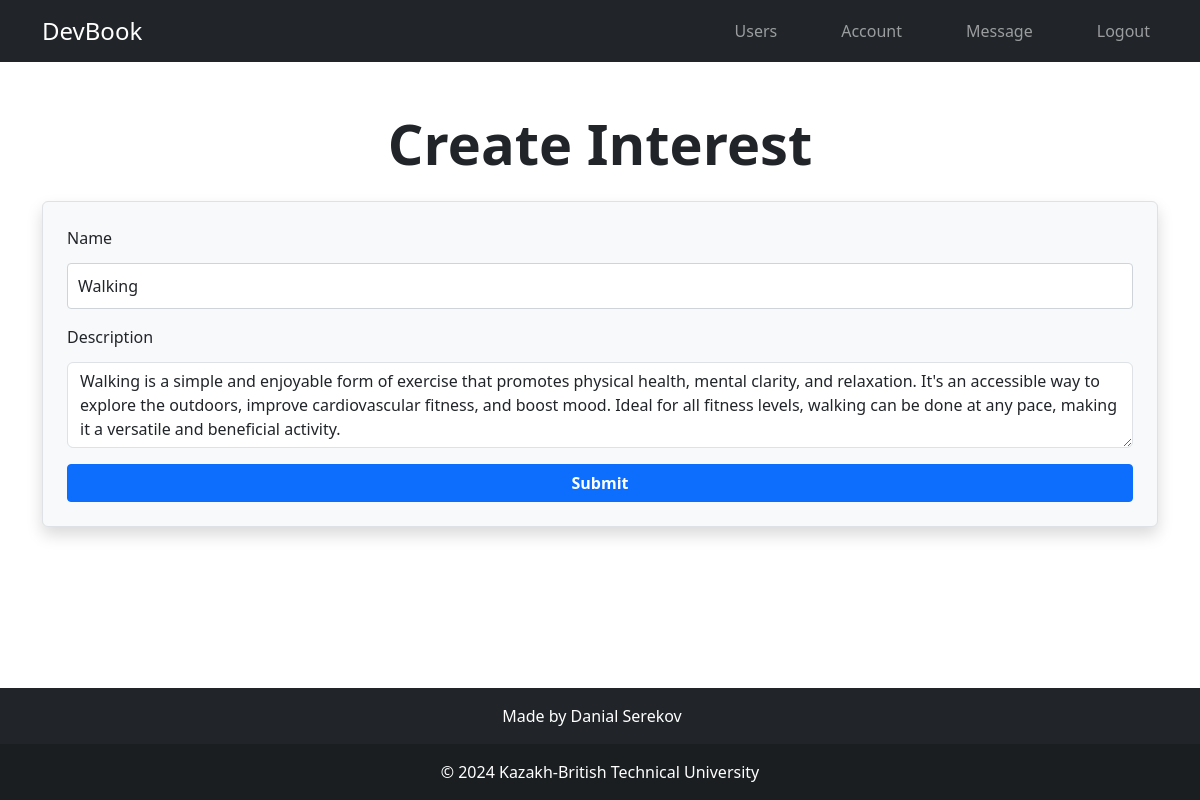
The page /account/update-interest/5ae6a480-8171-4a7e-8c49-72bad0373323/ (signed in) on the database its author committed.
### users/models.py (models this page shows, shortened)
class Interests(models.Model):
    owner = models.ForeignKey(
        Profile, on_delete=models.CASCADE, null=True, blank=True)
    name = models.CharField(max_length=200, blank=True, null=True)
    description = models.TextField(null=True, blank=True)
    published_date = models.DateTimeField(auto_now_add=True)
    id = models.UUIDField(default=uuid.uuid4, unique=True,
                          primary_key=True, editable=False)

### users/views.py (the view)
# urls.py: path('account/update-interest/<uuid:pk>/', views.updateInterest, name='update-interest'),
@login_required(login_url='login')
def updateInterest(request, pk):
    profile = request.user.profile
    interest = profile.interests_set.get(id=pk)  # Correctly accessing the interests
    form = InterestForm(instance=interest)
    if request.method == 'POST':
        form = InterestForm(request.POST, instance=interest)
        if form.is_valid():
            form.save()
            messages.success(request, 'Interest was updated successfully')
            return redirect('account')
    context = {'form': form}
    return render(request, 'users/interest-form.html', context)

### users/forms.py
class InterestForm(ModelForm):
    class Meta:
        model = Interests
        fields = '__all__'
        exclude = ['owner']
    def __init__(self, *args, **kwargs):
        super(InterestForm, self).__init__(*args, **kwargs)
        for name, field in self.fields.items():
            field.widget.attrs.update({'class': 'input'})

### users/templates/users/interest-form.html (shortened to what this page needs)
{% extends 'main.html' %}
{% block content %}
<div class="container mt-5">
    <h1 class="mb-4 text-center display-4 fw-bold">Create Interest</h1>
    <form action="" method="POST" class="shadow p-4 rounded border bg-light">
        <div class="mb-3">
            <label for="name" class="form-label">Name</label>
            <input type="text" name="name" value="{{ form.name.value }}" class="form-control" id="name" required>
        </div>
        <div class="mb-3">
            <label for="description" class="form-label">Description</label>
            <textarea name="description" class="form-control" id="description" rows="3">{{ form.description.value }}</textarea>
        </div>
        <button type="submit" class="btn btn-primary w-100">Submit</button>
    </form>
</div>
{% endblock %}

### static/styles/main.css (style rules this page uses)
input[type="text"], input[type="email"], textarea, input[type="file"] { display: block; width: 100%; padding: 10px; margin-top: 5px; border: 1px solid #ced4da; border-radius: 0.25rem; }
.btn { border-radius: 0.25rem; font-weight: bold; }

### rows shown on the page
Interests: name "Walking", description "Walking is a simple and enjoyable form of exercise that promotes physical health, mental clarity, and relaxation. It's an accessible way to explore the outdoors, improve cardiovascular fitness, and boost mood. Ideal for all fitness levels, walking can be done at any pace, making it a versatile and beneficial activity."
